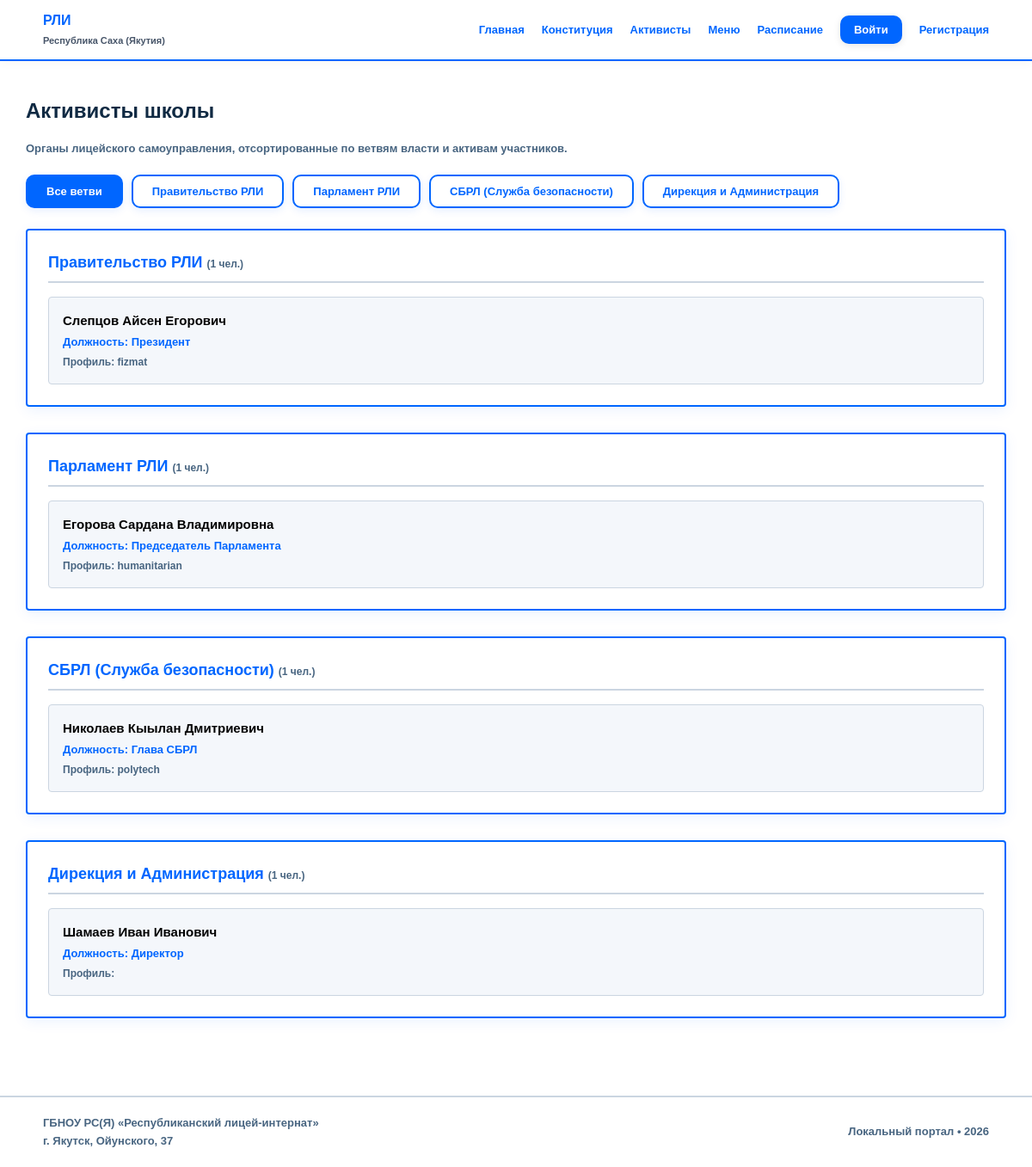
Page /activists.php on the committed database.
### tables this page shows
CREATE TABLE users (
    id INT UNSIGNED AUTO_INCREMENT PRIMARY KEY,
    full_name VARCHAR(150) NOT NULL,
    login VARCHAR(60) NOT NULL UNIQUE,
    password VARCHAR(255) NOT NULL,
    role ENUM('student','teacher') NOT NULL DEFAULT 'student',
    profile VARCHAR(50) DEFAULT NULL,
    school_class VARCHAR(10) DEFAULT NULL,
    residence_type ENUM('city','boarding') NOT NULL DEFAULT 'city',
    branch VARCHAR(50) NOT NULL DEFAULT 'none',
    position_title VARCHAR(100) NOT NULL DEFAULT '',
    position_code VARCHAR(50) NOT NULL DEFAULT 'student',
    created_at TIMESTAMP DEFAULT CURRENT_TIMESTAMP
);

### activists.php (the view, shortened to what this page needs)
<?php
include 'includes/header.php';
$activists = $pdo->query("
    SELECT * FROM users
    WHERE branch != 'none'
    ORDER BY branch, full_name
")->fetchAll();
$branches = [
    'Government' => 'Правительство РЛИ',
    'Parliament' => 'Парламент РЛИ',
    'SBRL'       => 'СБРЛ (Служба безопасности)',
    'Directorate'=> 'Дирекция и Администрация'
];
$groupedActivists = [];
foreach ($activists as $act) {
    $groupedActivists[$act['branch']][] = $act;
}
?>
<div class="container" style="padding: 40px 0;">
    <h1 style="font-size:24px; font-weight:900; margin-bottom:16px;">Активисты школы</h1>
    <p style="font-size:13px; color:var(--text-muted); margin-bottom:20px;">Органы лицейского самоуправления, отсортированные по ветвям власти и активам участников.</p>
    <?php if (!empty($activists)): ?>
        <div style="display:flex; gap:10px; flex-wrap:wrap; margin-bottom:24px;">
            <button class="btn-hero filter-btn active" data-filter="all" onclick="filterBranch('all', this)">Все ветви</button>
            <?php foreach ($branches as $branchCode => $branchName):
            ?>
                <button class="btn-hero filter-btn" data-filter="<?= htmlspecialchars($branchCode) ?>" onclick="filterBranch('<?= htmlspecialchars($branchCode) ?>', this)"><?= htmlspecialchars($branchName) ?></button>
            <?php endforeach; ?>
        </div>
    <?php endif; ?>
    <?php if (empty($activists)): ?>
        <p style="color:var(--text-muted); font-size:13px;">Активные роли пока не назначены администрацией.</p>
    <?php else: ?>
        <div style="display:flex; flex-direction:column; gap:30px;" id="activistsList">
            <?php foreach ($branches as $branchCode => $branchName):
            ?>
                <div class="branch-block" data-branch="<?= htmlspecialchars($branchCode) ?>" style="background:#ffffff; border:2px solid var(--card-border); border-radius:4px; padding:24px; box-shadow:var(--shadow);">
                    <h2 style="font-size:18px; color:var(--primary); margin-bottom:16px; border-bottom:2px solid var(--border-color); padding-bottom:8px;">
                        <?= htmlspecialchars($branchName) ?> <span style="font-size:12px; color:var(--text-muted);">(<?= count($groupedActivists[$branchCode]) ?> чел.)</span>
                    </h2>
                    <div style="display:grid; grid-template-columns: repeat(auto-fit, minmax(280px, 1fr)); gap:16px;">
                        <?php foreach ($groupedActivists[$branchCode] as $act): ?>
                            <div style="background:#f4f7fb; padding:16px; border-radius:4px; border:1px solid var(--border-color);">
                                <h3 style="font-size:15px; font-weight:900; margin-bottom:4px; color:#000;"><?= htmlspecialchars($act['full_name']) ?></h3>
                                <p style="font-size:13px; color:var(--primary); font-weight:700;">Должность: <?= htmlspecialchars($act['position_title']) ?></p>
                                <p style="font-size:12px; color:var(--text-muted); margin-top:4px;">Профиль: <?= htmlspecialchars($act['profile']) ?></p>
                            </div>
                        <?php endforeach; ?>
                    </div>
                </div>
            <?php endforeach; ?>
        </div>
    <?php endif; ?>
</div>
<?php include 'includes/footer.php'; ?>

### assets/css/style.css (style rules this page uses)
:root { --bg-main: #ffffff; --bg-surface: #ffffff; --text-main: #102a43; --text-muted: #486581; --primary: #0066ff; --primary-hover: #004ecc; --card-border: #0066ff; --border-color: #cbd5e1; --radius: 10px; --shadow: 0 4px 16px rgba(0, 102, 255, 0.08); --bg-image: url('../img/bg/default.jpg'); }
* { box-sizing: border-box; margin: 0; padding: 0; }
body { font-family: Arial, "Helvetica Neue", sans-serif; font-weight: 700; background-color: var(--bg-main); color: var(--text-main); line-height: 1.5; font-size: 14px; overflow-x: hidden; min-height: 100vh; }
h1, h2, h3, h4, .hero-title, .brand-text strong, .btn-primary, .hours-counter strong { font-family: "Arial Black", Arial, sans-serif; font-weight: 900; }
.container { max-width: 1140px; margin: 0 auto; padding: 0 20px; }
.btn-primary, .btn-hero { background: #ffffff; color: var(--primary); padding: 10px 22px; border-radius: var(--radius); text-decoration: none; font-family: "Arial Black", Arial, sans-serif; font-weight: 900; font-size: 13px; border: 2px solid var(--primary); cursor: pointer; display: inline-block; transition: all 0.2s ease; box-shadow: 0 3px 10px rgba(0, 102, 255, 0.1); }
.filter-btn.active { background: var(--primary); color: #ffffff; }

### rows in the picture
users: full_name "Слепцов Айсен Егорович", position_title "Президент", profile "fizmat"
users: full_name "Егорова Сардана Владимировна", position_title "Председатель Парламента", profile "humanitarian"
users: full_name "Николаев Кыылан Дмитриевич", position_title "Глава СБРЛ", profile "polytech"
users: full_name "Шамаев Иван Иванович", position_title "Директор"

### other values in the picture
$branchName "Правительство РЛИ"
$branchName "Парламент РЛИ"
$branchName "СБРЛ (Служба безопасности)"
$branchName "Дирекция и Администрация"
count($groupedActivists[$branchCode]) "1"
